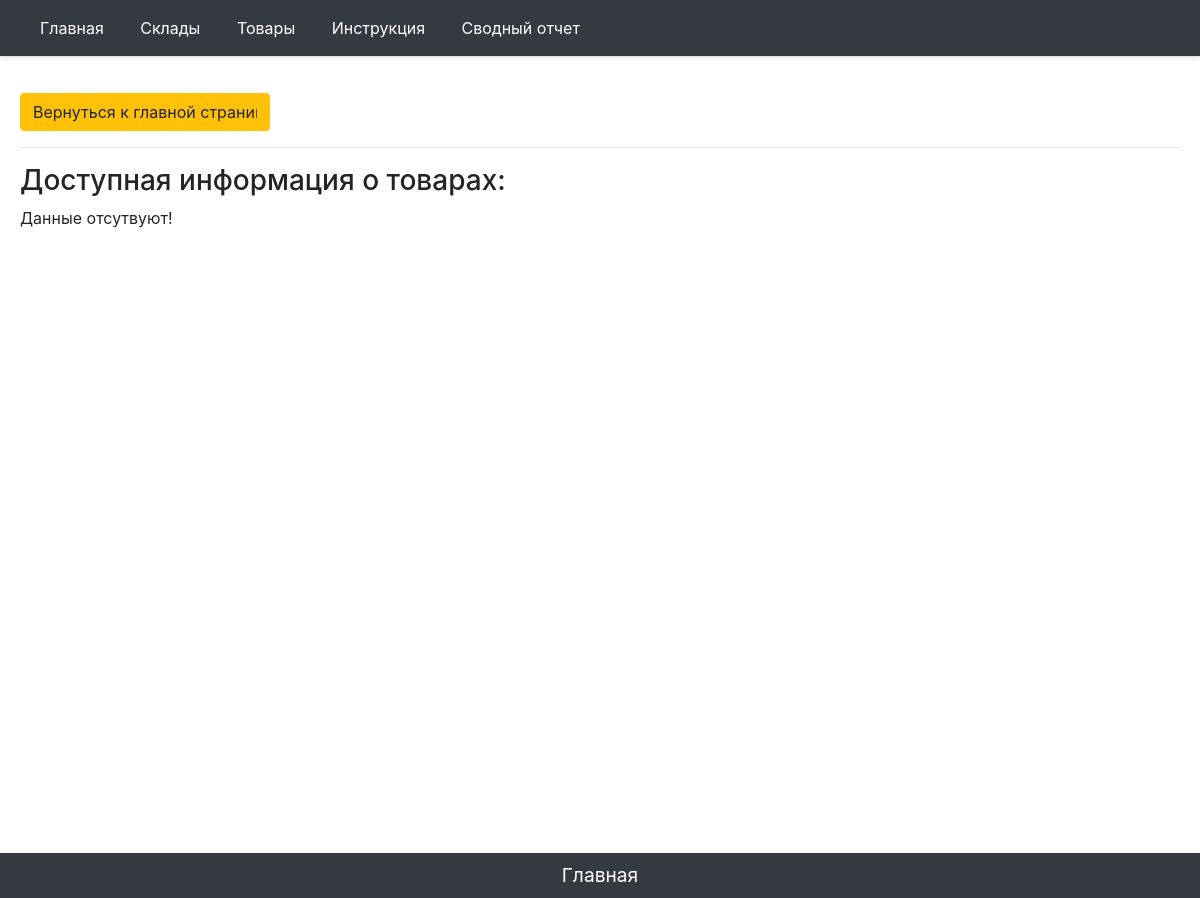
The page /items/full_list on the database as committed earlier.
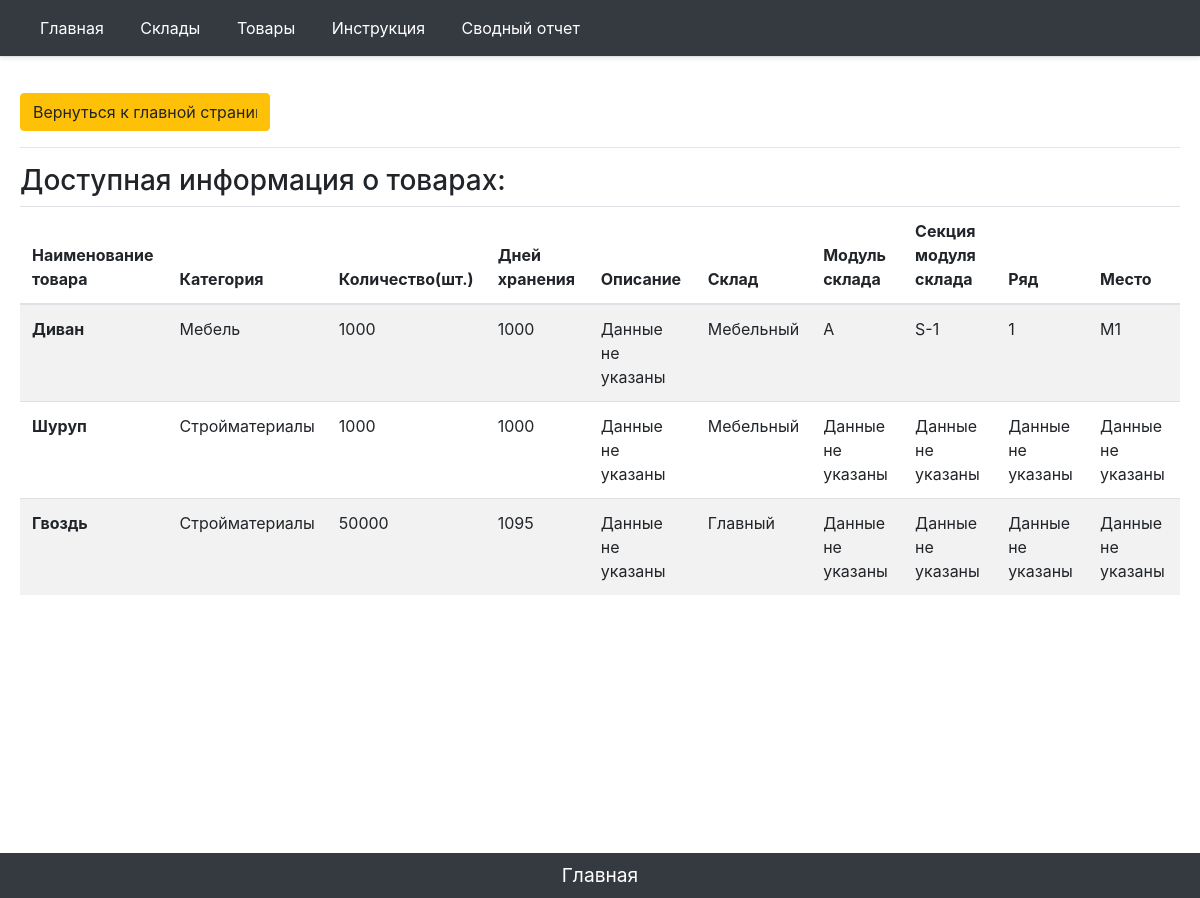
The same page on the database as committed later.
### main/models.py (models this page shows, shortened)
class ItemNewOne(models.Model):
    ITEM_CATEGORY = (
        ('Мебель', 'Мебель'),
        ('Стройматериалы', 'Строительные материалы'),
        ('Инструменты', 'Инструменты для выполнения строительных,отделочных работ'),
        ('Техника', 'Технические средства, машины для строительных, отделочных работ'),
    )
    ITEM_MODULE = (
        ('А', 'А'),
        ('Б', 'Б'),
        ('В', 'В'),
        ('Г', 'Г'),
        ('Д', 'Д'),
        ('Е', 'Е'),
        ('Ж', 'Ж'),
        ('З', 'З'),
    )
    ITEM_SECTION =(
        ('S-1', 'S-1'),
        ('S-2', 'S-2'),
        ('S-3', 'S-3'),
        ('S-4', 'S-4'),
        ('S-5', 'S-5'),
        ('S-6', 'S-6'),
        ('S-7', 'S-7'),
        ('S-8', 'S-8'),
        ('S-9', 'S-9'),
        ('S-10', 'S-10'),
        ('S-11', 'S-11'),
        ('S-12', 'S-12'),
        ('S-13', 'S-13'),
        ('S-14', 'S-14'),
        ('S-15', 'S-15'),
        ('S-16', 'S-16'),
    )
    ITEM_ROW=(
        ('1', '1'),
        ('2', '2'),
        ('3', '3'),
        ('4', '4'),
        ('5', '5'),
        ('6', '6'),
        ('7', '7'),
        ('8', '8'),
        ('9', '9'),
        ('10', '10'),
        ('11', '11'),
        ('12', '12'),
        ('13', '13'),
        ('14', '14'),
        ('15', '15'),
        ('16', '16'),
        ('17', '17'),
        ('18', '18'),
        ('19', '19'),
        ('20', '20'),
        ('21', '21'),
        ('22', '22'),
        ('23', '23'),
        ('24', '24'),
        ('25', '25'),
        ('26', '26'),
        ('27', '27'),
        ('28', '28'),
        ('29', '29'),
        ('30', '30'),
        ('31', '31'),
        ('32', '32'),
    )
    ITEM_PLACE = (
        ('М1', 'М1'),
        ('М2', 'М2'),
        ('М3', 'М3'),
        ('М4', 'М4'),
        ('М5', 'М5'),
        ('М6', 'М6'),
        ('М7', 'М7'),
        ('М8', 'М8'),
        ('М9', 'М9'),
        ('М10', 'М10'),
        ('М11', 'М11'),
        ('М12', 'М12'),
        ('М13', 'М13'),
        ('М14', 'М14'),
        ('М15', 'М15'),
        ('М16', 'М16'),
        ('М17', 'М17'),
        ('М18', 'М18'),
        ('М19', 'М19'),
        ('М20', 'М20'),
        ('М21', 'М21'),
        ('М22', 'М22'),
        ('М23', 'М23'),
        ('М24', 'М24'),
        ('М25', 'М25'),
        ('М26', 'М26'),
        ('М27', 'М27'),
        ('М28', 'М28'),
        ('М29', 'М29'),
        ('М30', 'М30'),
        ('М31', 'М31'),
        ('М32', 'М32'),
        ('М33', 'М33'),
        ('М34', 'М34'),
        ('М35', 'М35'),
        ('М36', 'М36'),
        ('М37', 'М37'),
        ('М38', 'М38'),
        ('М39', 'М39'),
        ('М40', 'М40'),
        ('М41', 'М41'),
        ('М42', 'М42'),
        ('М43', 'М43'),
        ('М44', 'М44'),
        ('М45', 'М45'),
        ('М46', 'М46'),
        ('М47', 'М47'),
        ('М48', 'М48'),
        ('М49', 'М49'),
        ('М50', 'М50'),
        ('М51', 'М51'),
        ('М52', 'М52'),
        ('М53', 'М53'),
        ('М54', 'М54'),
        ('М55', 'М55'),
        ('М56', 'М56'),
        ('М57', 'М57'),
        ('М58', 'М58'),
        ('М59', 'М59'),
        ('М60', 'М60'),
        ('М61', 'М61'),
        ('М62', 'М62'),
        ('М63', 'М63'),
        ('М64', 'М64'),
        ('М65', 'М65'),
        ('М66', 'М66'),
        ('М67', 'М67'),
        ('М68', 'М68'),
        ('М69', 'М69'),
        ('М70', 'М70'),
        ('М71', 'М71'),
        ('М72', 'М72'),
        ('М73', 'М73'),
        ('М74', 'М74'),
        ('М75', 'М75'),
        ('М76', 'М76'),
        ('М77', 'М77'),
        ('М78', 'М78'),
        ('М79', 'М79'),
        ('М80', 'М80'),
        ('М81', 'М81'),
        ('М82', 'М82'),
        ('М83', 'М83'),
        ('М84', 'М84'),
        ('М85', 'М85'),
        ('М86', 'М86'),
        ('М87', 'М87'),
        ('М88', 'М88'),
        ('М89', 'М89'),
        ('М90', 'М90'),
        ('М91', 'М91'),
        ('М92', 'М92'),
        ('М93', 'М93'),
        ('М94', 'М94'),
        ('М95', 'М95'),
        ('М96', 'М96'),
        ('М97', 'М97'),
        ('М98', 'М98'),
        ('М99', 'М99'),
        ('М100', 'М100'),
        ('М101', 'М101'),
        ('М102', 'М102'),
        ('М103', 'М103'),
        ('М104', 'М104'),
        ('М105', 'М105'),
        ('М106', 'М106'),
        ('М107', 'М107'),
        ('М108', 'М108'),
        ('М109', 'М109'),
        ('М110', 'М110'),
        ('М111', 'М111'),
        ('М112', 'М112'),
        ('М113', 'М113'),
        ('М114', 'М114'),
        ('М115', 'М115'),
        ('М116', 'М116'),
        ('М117', 'М117'),
        ('М118', 'М118'),
        ('М119', 'М119'),
        ('М120', 'М120'),
        ('М121', 'М121'),
        ('М122', 'М122'),
        ('М123', 'М123'),
        ('М124', 'М124'),
        ('М125', 'М125'),
        ('М126', 'М126'),
        ('М127', 'М127'),
        ('М128', 'М128'),
    )
    name = models.CharField('Наименование товара', max_length=100)
    category = models.CharField('Категория',max_length=150, choices=ITEM_CATEGORY)
    amount = models.IntegerField('Количество')
    shelflifeday = models.IntegerField('Дней хранения')
    option = models.TextField('Описание', blank=True)
    foldid = models.ForeignKey(FoldNewOne, on_delete=models.CASCADE, verbose_name="Склад", blank="True")
    camedate = models.DateField('Дата поставки', blank=True, null=True)
    module = models.CharField('Модуль склада', max_length=5,blank=True, choices=ITEM_MODULE)
    section = models.CharField('Секция модуля склада', max_length=5,blank=True, choices=ITEM_SECTION)
    row = models.CharField('Ряд секции', blank=True, max_length=5,choices=ITEM_ROW)
    place = models.CharField('Место в ряду', blank=True, max_length=5,choices=ITEM_PLACE)
    class Meta:
        verbose_name = 'Товар'
        verbose_name_plural = 'Товары'

class FoldNewOne(models.Model):
    name = models.CharField('Название склада', max_length=50)
    parknumber = models.IntegerField('Номер платформы')
    responsible = models.CharField('Ответственный', max_length=50, blank=True)
    adress = models.CharField('Адрес', max_length=200, blank=True)
    square = models.IntegerField('Площадь склада')
    def __str__(self):
        return str(self.name)
    """def get_update_url(self):
        return reverse('fold_update_url',kwargs={'id': self.id})
"""
    class Meta:
        verbose_name = 'Склад'
        verbose_name_plural = 'Склады'

### main/views.py (the view)
# urls.py: path('items/full_list', views.item_list, name='items_list'),
def item_list(request):
    items = ItemNewOne.objects.all()
    return render(request, 'main/item_full_list.html', {'title':"Информация о товарах", 'item': items})

### main/templates/main/item_full_list.html (shortened to what this page needs)
{% extends 'main/base_template.html' %}
{% block content %}
<input style="width:250px" class="btn btn-warning" value="Вернуться к главной странице товаров" onClick="javascript:history.go(-1);"></input>
<hr>
<h3>Доступная информация о товарах:</h3>
    <fieldset>
    {% if item %}
    <table class="table table-striped">
              <thead>
                <tr>
                  <th scope="col">Наименование товара</th>
                  <th scope="col">Категория</th>
                  <th scope="col">Количество(шт.)</th>
                    <th scope="col">Дней хранения</th>
                    <th scope="col">Описание</th>
                    <th scope="col">Склад</th>
                    <th scope="col">Модуль склада</th>
                    <th scope="col">Секция модуля склада</th>
                    <th scope="col">Ряд</th>
                    <th scope="col">Место</th>
                </tr>
              </thead>
              <tbody>
                    {% for element in item %}
                     <tr>
                            <th scope="row">{{ element.name }}</th>
                            <td>{{ element.category }} </td>
                            <td>{{ element.amount }}</td>
                            <td>{{ element.shelflifeday }}</td>
                            <td>{% if element.option != ''%} {{ element.option }} {% else %} Данные не указаны {% endif %}</td>
                            <td>{{ element.foldid }}</td>
                            <td>{% if element.module != ''%} {{ element.module }} {% else %} Данные не указаны {% endif %}</td>
                            <td>{% if element.section != ''%} {{ element.section }} {% else %} Данные не указаны {% endif %}</td>
                            <td>{% if element.row != ''%} {{ element.row }} {% else %} Данные не указаны {% endif %} </td>
                            <td>{% if element.place != ''%} {{ element.place }} {% else %} Данные не указаны {% endif %}</td>
                      </tr>
                    {% endfor %}
              </tbody>
            </table>
        {% else %}
                <p>Данные отсутвуют!</p>
                {% endif %}
        </fieldset>
{% endblock %}
{% block tomain %}
  <footer class="footer">
    <p align = "middle" class = "my-0 me-md-auto fw-normal p-2 text-white bg-dark align-items-center"><a href="{% url 'home' %}"><font color="white"><big>Главная</big></font></a></p>
    </footer>
{% endblock %}

Rows that differ between the two databases and show on the page:
added ItemNewOne: name "Диван", category "Мебель", amount "1000", shelflifeday "1000", option "Данные не указаны", foldid "Мебельный", module "А", section "S-1", row "1", place "М1"
added ItemNewOne: name "Шуруп", category "Стройматериалы", amount "1000", shelflifeday "1000", option "Данные не указаны", foldid "Мебельный", module "Данные не указаны", section "Данные не указаны", row "Данные не указаны", place "Данные не указаны"
added ItemNewOne: name "Гвоздь", category "Стройматериалы", amount "50000", shelflifeday "1095", option "Данные не указаны", foldid "Главный", module "Данные не указаны", section "Данные не указаны", row "Данные не указаны", place "Данные не указаны"
Other text that changed with them:
text no longer shown: "Данные отсутвуют!"
text now shown: "Наименование товара Категория Количество(шт.) Дней хранения Описание Склад Модуль склада Секция модуля склада Ряд Место"
